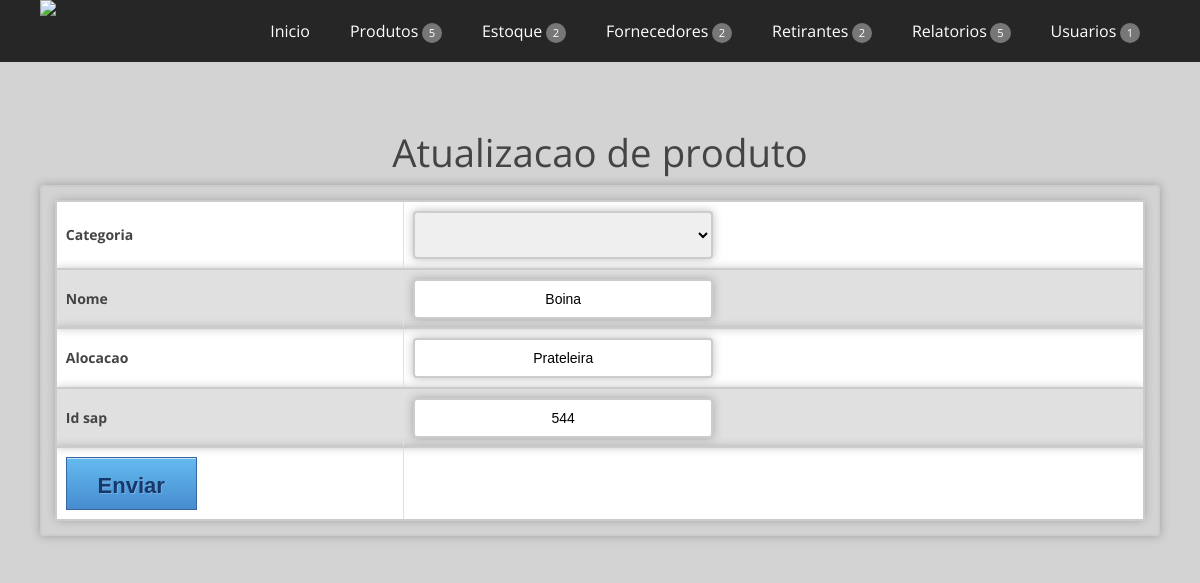
Page /main.php?url=produto&acao=formeditar&id=4 (signed in) on the committed database.
### tables this page shows
CREATE TABLE IF NOT EXISTS `srs_product` (
`id` int(10) unsigned NOT NULL,
  `categoria` text,
  `nome` text NOT NULL,
  `estoque_minimo` int(10) unsigned NOT NULL DEFAULT '0',
  `estoque_atual` int(10) unsigned NOT NULL DEFAULT '0',
  `alocacao` varchar(75) NOT NULL,
  `id_sap` int(11) NOT NULL
);

### application/controler/DB.php (called while the page is built, shortened)
<?php
class DB {
	private $server;
	private$user;
	private $pass;
	function __construct() {
		$this->server="localhost";
		$this->db="bi_server";
		$this->user="root";
		$this->pass="";
	}
	function Conectar(){
		$this->conexao=mysql_connect($this->server,$this->user,$this->pass) or die('Erro ao se conectar ao banco');
	}
	function PesquisaTabela($tabela){
		switch($tabela) {
		case categoria:
			$newtable = 'srs_category';
			break;
		}
		if($tabela != 'produto'){
			return mysql_query("SELECT * FROM $newtable ORDER BY nome");
		}else{
			return mysql_query("Select a.id, b.nome as Categoria, a.nome, a.estoque_minimo, a.estoque_atual, a.id_sap, a.alocacao from srs_product a left join srs_category b on b.id = a.categoria or b.nome = a.categoria order by b.nome, a.nome");
		}
	}
	function PesquisaUnica($tabela,$id="0"){
		switch($tabela) {
		case produto:
			$newtable = 'srs_product';
			break;
		}
		return(mysql_fetch_array(mysql_query("Select * from $newtable where id=$id")));
	}
	function ListarCampos($tabela)
	{
		switch($tabela) {
			case produto:
				$newtable = 'srs_product';
				break;
		}
	$result = mysql_query("SHOW COLUMNS FROM ".$newtable);
	$field = "";
	while($resultado=mysql_fetch_array($result)) {
	 	foreach($resultado as $campo=>$valor){
	 		if($campo=='0')
	 		$field.=$valor.",";
	 	}
	 }
	return $field;
	}
}
?>

### application/controler/Form.php (the view, shortened to what this page needs)
<?php
class Form {
	public $table;
	public $conexaoDB;
	public $fields;
	function __construct($table){
		$this->table=$table;
		$this->conexaoDB=new DB();
		$this->fields=$this->conexaoDB->ListarCampos($this->table);
	}
	function FormEditar($action,$id,$combos,$block="",$ajax=array()){
		$produto=$this->conexaoDB->PesquisaUnica($this->table,$id);
		$combos=explode(',',$combos);
		$campos=substr($this->fields,0,-1);
		$campos=explode(',',$campos);
		echo '<h1>Atualizacao de '.$this->table.'</h1>';
		echo '<form action="main.php?url='.$this->table.'&acao='.$action.'&id='.$id.'" method="post" class="css-form">';
		echo '<table class="header">';
		foreach ($campos as $campo)
		{
			if($campo<>'id' and $campo<>'estoque_atual' and $campo<>'estoque_minimo')
			{
				if(array_search($campo,$combos)==FALSE)
				{
						if($campo == 'categoria' ){
							$js="";
							echo '<tr class="css-form"><td>'.ucfirst($campo).'</td><td>';
							$this->Combo($campo,$campo,'id','nome',$js);
							echo '</td></tr>';
						}else{
							$campotxt=str_replace("_"," ",$campo);
							echo '<tr class="css-form"><td>'.ucfirst($campotxt)."</td>
							<td><input class='css-input' type='text' name='$campo' value='$produto[$campo]'></td></tr>";
						}
				}
			}
		}
		echo '<tr class="css-form"><td><input type="submit" value="Enviar" class="btn_enviar"></td></tr>';
		echo '</table>';
		echo '</form>';
	}
	function Combo($tabela,$nome,$value,$option,$script,$where=""){
		if(!empty($where)){
			$values=$this->conexaoDB->PesquisaUnica($tabela,$where);
			$opt='<option value="'.$values[$value].'">'.$values[$option].'</option>';
		}
		else{
			$opt='<option value="" selected="selected"></option>';
		}
		$values=$this->conexaoDB->PesquisaTabela($tabela,$where);
		echo '<select class="css-option" name="'.$nome.'" '.$script.' id="'.$nome.'" aria-required="true" required="" class="required">';
		echo $opt;
		while($row=mysql_fetch_array($values)){
			echo '<option value="'.$row[$value].'">'.$row[$option].'</option>\n';
		}
		echo '</select>';
	}
}
?>

### css/components.css (style rules this page uses)
input,select { display: block; width: 300px; text-align: center; }
.btn_enviar { -moz-box-shadow:inset 0px 1px 0px 0px #bee2f9; -webkit-box-shadow:inset 0px 1px 0px 0px #bee2f9; box-shadow:inset 0px 1px 0px 0px #bee2f9; background:-webkit-gradient( linear, left top, left bottom, color-stop(0.05, #63b8ee), color-stop(1, #468ccf) ); background:-moz-linear-gradient( center top, #63b8ee 5%, #468ccf 100% ); filter:progid:DXImageTransform.Microsoft.gradient(startColorstr='#63b8ee', endColorstr='#468ccf'); background-color:#63b8ee; -webkit-border-top-left-radius:0px; -moz-border-radius-topleft:0px; border-top-left-radius:0px; -webkit-border-top-right-radius:0px; -moz-border-radius-topright:0px; border-top-right-radius:0px; -webkit-border-bottom-right-radius:0px; -moz-border-radius-bottomright:0px; border-bottom-right-radius:0px; -webkit-border-bottom-left-radius:0px; -moz-border-radius-bottomleft:0px; border-bottom-left-radius:0px; text-indent:0; border:1px solid #3866a3; display:inline-block; color:#14396a; font-family:Arial; font-size:22px; font-weight:bold; font-style:normal; height:53px; line-height:53px; width:131px; text-decoration:none; text-align:center; text-shadow:1px 1px 0px #7cacde; }
.css-form { border-width:2px; border-color:#cccccc; border-style:solid; font-size:14px; padding:13px; border-radius:4px; box-shadow: 0px 0px 10px 0px rgba(42,42,42,.32); }
.css-input { border-width:2px; border-color:#cccccc; border-style:solid; font-size:14px; padding:10px; border-radius:4px; box-shadow: 0px 0px 10px 0px rgba(42,42,42,.32); }
.css-option { border-width:2px; border-color:#cccccc; border-style:solid; font-size:14px; padding:13px; border-radius:4px; box-shadow: 0px 0px 10px 0px rgba(42,42,42,.32); }
.header { font-weight: bold; font-size:16px; }

### css/responsee.css (style rules this page uses)
* { -webkit-box-sizing:border-box; -moz-box-sizing:border-box; box-sizing:border-box; margin:0; }
body { background:none repeat scroll 0 0 #d3d3d3; font-size:100%; margin:0; font-family:"Open Sans",Arial,sans-serif; color:#444; }
h1, h2, h3, h4, h5, h6 { color:#444; font-weight: normal; margin:0.2em 0 0.2em 0; }
h1 { font-size:2.4em; }
table { background:none repeat scroll 0 0 #fff; border:1px solid #D0D0D0; border-collapse:collapse; border-spacing:0; text-align:left; width:100%; }
table tr td, table tr th { padding:0.625em; }
table tr:nth-of-type(2n) { background:none repeat scroll 0 0 #e0e0e0; }
td { border-right:1px solid #e0e0e0; }
form { line-height:1.4em; }

### css/template-style.css (style rules this page uses)
html { height: 100%; overflow: hidden; }
body { height: 100%; overflow: scroll; }

### rows in the picture
srs_product: nome "Boina", alocacao "Prateleira", id_sap "544"

### other values in the picture
$this->table "produto"
$campo "Categoria"
$campotxt "Nome"
$campotxt "Alocacao"
$campotxt "Id sap"
